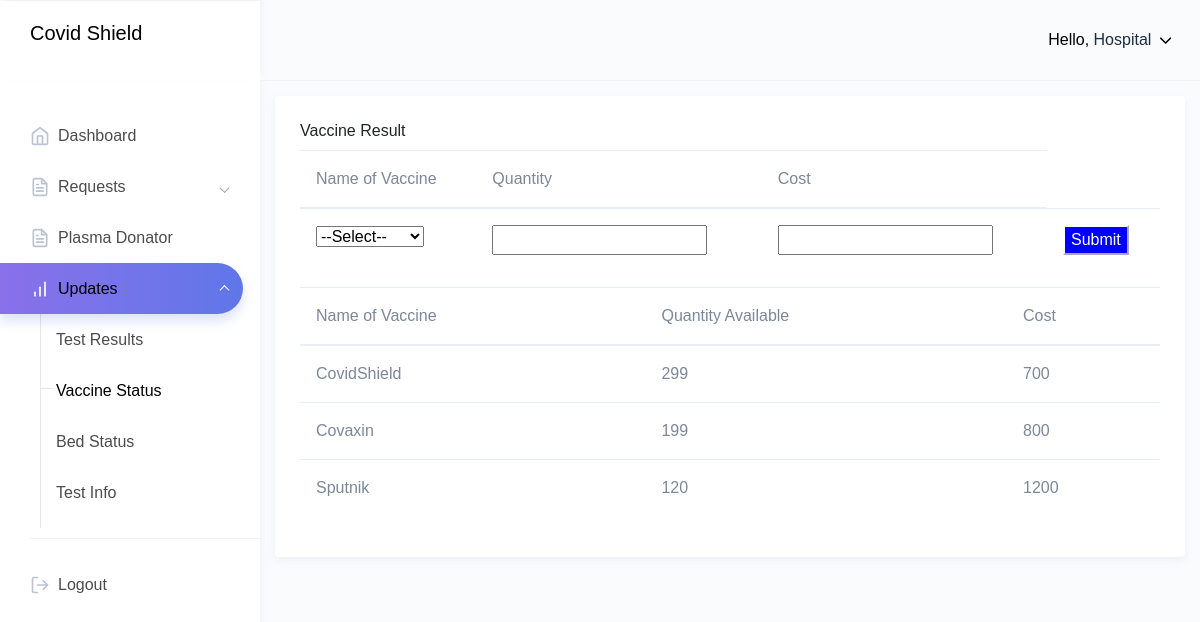
Screenshot of /Hospital/vaccineupdate.php (signed in) with the database file from the repository.
### tables this page shows
CREATE TABLE `vaccine` (
  `id` int(11) NOT NULL,
  `hemail` varchar(50) NOT NULL,
  `vname` varchar(100) NOT NULL,
  `qty` int(20) NOT NULL,
  `cost` int(20) NOT NULL
);

### Hospital/vaccineupdate.php (the view, shortened to what this page needs)
<!DOCTYPE html>
<html dir="ltr" lang="en">
<head>
    <link href="dist/css/style.min.css" rel="stylesheet">
</head>
<body>
    <div id="main-wrapper" data-theme="light" data-layout="vertical" data-navbarbg="skin6" data-sidebartype="full" data-sidebar-position="fixed" data-header-position="fixed" data-boxed-layout="full">
        <header class="topbar" data-navbarbg="skin6">
            <nav class="navbar top-navbar navbar-expand-md">
                <div class="navbar-header" data-logobg="skin6">
                    <div class="navbar-brand">
                            <span class="logo-text">
                               <p><b>Covid Shield</b></p>
                            </span>
                    </div>
                </div>
                <div class="navbar-collapse collapse" id="navbarSupportedContent">
                    <ul class="navbar-nav float-right">
                        <li class="nav-item dropdown" style="align:center">
                            <a class="nav-link dropdown-toggle" href="javascript:void(0)" data-toggle="dropdown"
                                aria-haspopup="true" aria-expanded="false">
                                <span class="ml-2 d-none d-lg-inline-block"><span>Hello,</span> <span
                                        class="text-dark">Hospital</span> <i data-feather="chevron-down"
                                        class="svg-icon"></i></span>
                            </a>
                        </li>
                    </ul>
                </div>
            </nav>
        </header>
        <?php include('nav.php'); ?>
        <div class="page-wrapper">
            <div class="content-wrapper">
    <div class="container-fluid">
      <div class="row mt-3">
        <div class="col-lg-12">
          <div class="card">
            <div class="card-body">
              <h5 class="card-title">Vaccine Result</h5>
              <div class="table-responsive">
                <table class="table">
                    <thead>
                   <th scope="col"> Name of Vaccine</th>
                      <th scope="col">Quantity</th>
                      <th scope="col">Cost</th>
                  </thead>
            <tr>
			<form method="post" action="#">
    <td><select name="vaccine" required="">
        <option value="" >--Select--</option>
    </select></td>
    <td><input type="text" name="quantity" pattern="[0-9]+" title="accepts only numbers 0, 1, 2" required=""/>
</td>
    <td><input type="text" name="price" pattern="[0-9]+" title="accepts only numbers 0, 1, 2" required=""/> </td>
    <td><input type="submit" style="background-color: blue;color: white;border-color: white" name="update"></td>
   </form>
   </tr>
                </table>
                <table class="table">
                    <thead>
                        <th scope="col">Name of Vaccine</th>
                        <th scope="col">Quantity Available</th>
                        <th scope="col">Cost</th>
                    </thead>
					<?php
				include("config.php");
	$sql = "select * from vaccine where hemail='".$_SESSION['huser']."'";
	$result = mysqli_query($con,$sql);
	$count =mysqlI_num_rows($result);
	if($count>0)
	{
		while($row = mysqli_fetch_array($result))
		{
			$vname=$row[2];
			$qty=$row[3];
			$cost=$row[4];
			?>
                    <tr>
                        <td><?php echo $vname ?></td>
                        <td><?php echo $qty ?></td>
                        <td><?php echo $cost ?></td>
                    </tr>
                    <?php
		}
	}
			 ?>
                </table>
              </div>
            </div>
          </div>
        </div>
      </div>
    </div>
    </div>
        </div>
    </div>
</body>
</html>

### Hospital/nav.php (style rules this page uses)
span { color:black; }

### rows the page displays
vaccine: vname "CovidShield", qty "299", cost "700"
vaccine: vname "Covaxin", qty "199", cost "800"
vaccine: vname "Sputnik", qty "120", cost "1200"
